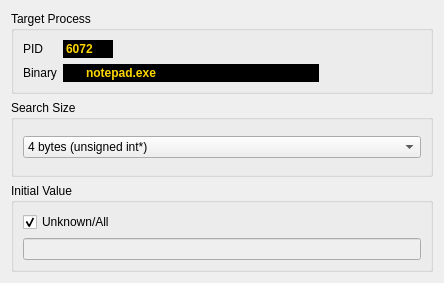
<?xml version="1.0" encoding="UTF-8"?>
<ui version="4.0">
 <class>StartScanPage</class>
 <widget class="QWizardPage" name="StartScanPage">
  <property name="geometry">
   <rect>
    <x>0</x>
    <y>0</y>
    <width>444</width>
    <height>283</height>
   </rect>
  </property>
  <property name="windowTitle">
   <string>WizardPage</string>
  </property>
  <layout class="QHBoxLayout" name="horizontalLayout">
   <item>
    <layout class="QVBoxLayout" name="verticalLayout_4">
     <item>
      <widget class="QGroupBox" name="groupBox_2">
       <property name="title">
        <string>Target Process</string>
       </property>
       <layout class="QFormLayout" name="formLayout">
        <property name="fieldGrowthPolicy">
         <enum>QFormLayout::AllNonFixedFieldsGrow</enum>
        </property>
        <item row="0" column="0">
         <widget class="QLabel" name="label">
          <property name="text">
           <string>PID</string>
          </property>
         </widget>
        </item>
        <item row="0" column="1">
         <widget class="QLineEdit" name="lineEditPID">
          <property name="sizePolicy">
           <sizepolicy hsizetype="Fixed" vsizetype="Fixed">
            <horstretch>0</horstretch>
            <verstretch>0</verstretch>
           </sizepolicy>
          </property>
          <property name="maximumSize">
           <size>
            <width>50</width>
            <height>20</height>
           </size>
          </property>
          <property name="styleSheet">
           <string notr="true">background-repeat:no-repeat;
border:1px solid #000;
background-color:black;
font-weight:bold;
color:gold</string>
          </property>
          <property name="text">
           <string>6072</string>
          </property>
          <property name="readOnly">
           <bool>true</bool>
          </property>
         </widget>
        </item>
        <item row="1" column="0">
         <widget class="QLabel" name="label_2">
          <property name="text">
           <string>Binary</string>
          </property>
         </widget>
        </item>
        <item row="1" column="1">
         <widget class="QLineEdit" name="lineEditProcessName">
          <property name="maximumSize">
           <size>
            <width>256</width>
            <height>16777215</height>
           </size>
          </property>
          <property name="autoFillBackground">
           <bool>false</bool>
          </property>
          <property name="styleSheet">
           <string notr="true">background-repeat:no-repeat;
padding-left:20px;
border:1px solid #000;
background-color:black;
font-weight:bold;
color:gold;
background-image:url(:/new/icons/icons/application_put.png);</string>
          </property>
          <property name="text">
           <string>notepad.exe</string>
          </property>
          <property name="readOnly">
           <bool>true</bool>
          </property>
         </widget>
        </item>
       </layout>
      </widget>
     </item>
     <item>
      <widget class="QGroupBox" name="groupBoxByteSize">
       <property name="title">
        <string>Search Size</string>
       </property>
       <layout class="QVBoxLayout" name="verticalLayout_2">
        <item>
         <widget class="QComboBox" name="comboBoxSearchSize">
          <property name="layoutDirection">
           <enum>Qt::LeftToRight</enum>
          </property>
          <property name="currentIndex">
           <number>2</number>
          </property>
          <property name="maxVisibleItems">
           <number>10</number>
          </property>
          <item>
           <property name="text">
            <string>1 byte (unsigned char*)</string>
           </property>
           <property name="icon">
            <iconset resource="icons.qrc">
             <normaloff>:/new/icons/icons/bullet_purple.png</normaloff>:/new/icons/icons/bullet_purple.png</iconset>
           </property>
          </item>
          <item>
           <property name="text">
            <string>2 bytes (unsigned short*)</string>
           </property>
           <property name="icon">
            <iconset resource="icons.qrc">
             <normaloff>:/new/icons/icons/shape_align_center.png</normaloff>:/new/icons/icons/shape_align_center.png</iconset>
           </property>
          </item>
          <item>
           <property name="text">
            <string extracomment="?">4 bytes (unsigned int*)</string>
           </property>
           <property name="icon">
            <iconset resource="icons.qrc">
             <normaloff>:/new/icons/icons/shape_group.png</normaloff>:/new/icons/icons/shape_group.png</iconset>
           </property>
          </item>
         </widget>
        </item>
       </layout>
      </widget>
     </item>
     <item>
      <widget class="QGroupBox" name="groupBox">
       <property name="title">
        <string>Initial Value</string>
       </property>
       <layout class="QVBoxLayout" name="verticalLayout_3">
        <item>
         <layout class="QVBoxLayout" name="verticalLayout">
          <item>
           <widget class="QCheckBox" name="checkBoxUknownAll">
            <property name="text">
             <string>Unknown/All</string>
            </property>
            <property name="checked">
             <bool>true</bool>
            </property>
           </widget>
          </item>
          <item>
           <widget class="QLineEdit" name="lineEditInitialValue">
            <property name="enabled">
             <bool>false</bool>
            </property>
           </widget>
          </item>
         </layout>
        </item>
       </layout>
      </widget>
     </item>
    </layout>
   </item>
  </layout>
  <zorder>groupBox_2</zorder>
 </widget>
 <resources>
  <include location="icons.qrc"/>
 </resources>
 <connections>
  <connection>
   <sender>checkBoxUknownAll</sender>
   <signal>toggled(bool)</signal>
   <receiver>lineEditInitialValue</receiver>
   <slot>setDisabled(bool)</slot>
   <hints>
    <hint type="sourcelabel">
     <x>119</x>
     <y>103</y>
    </hint>
    <hint type="destinationlabel">
     <x>119</x>
     <y>127</y>
    </hint>
   </hints>
  </connection>
 </connections>
</ui>
